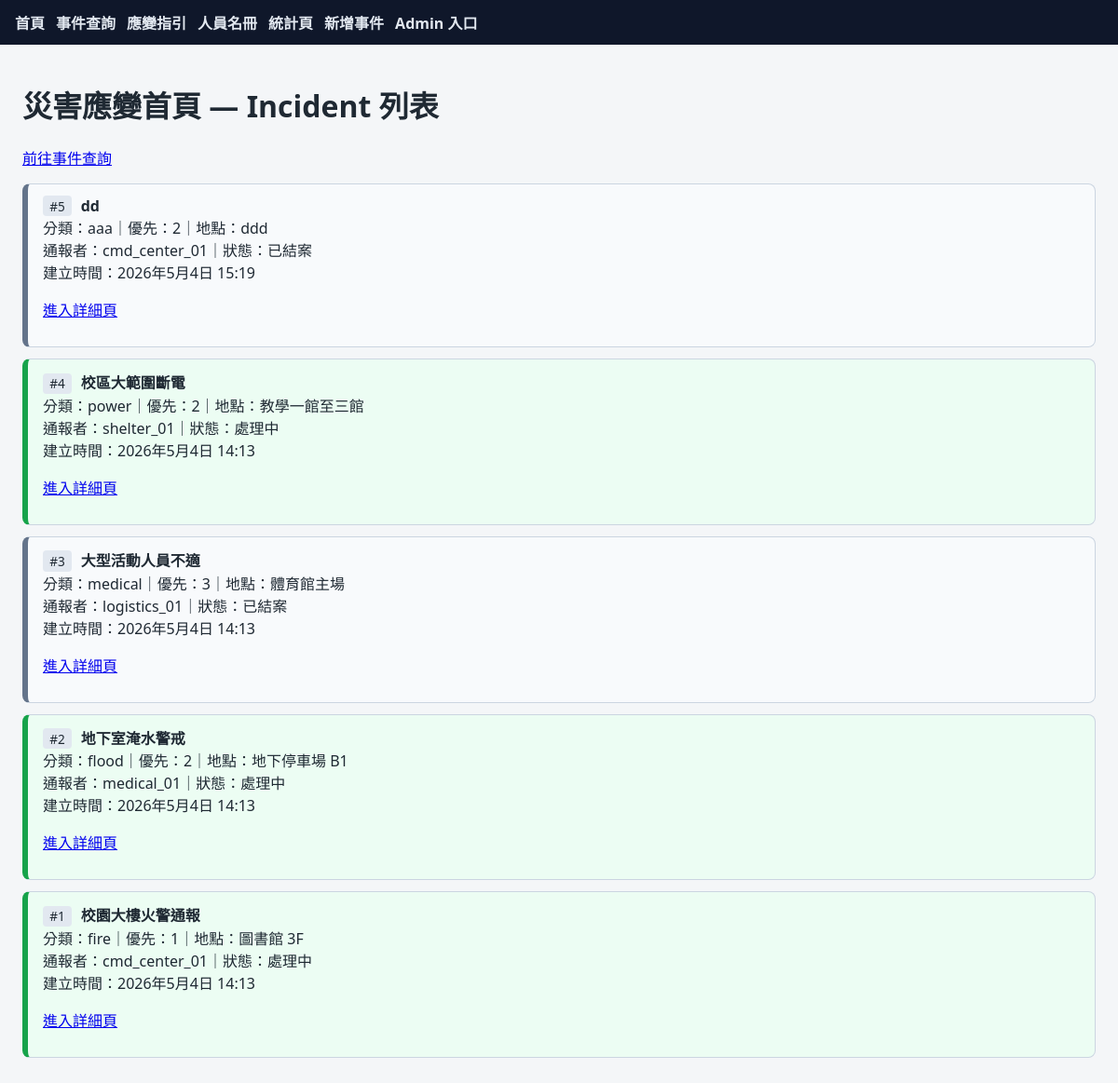
The page / on the database its author committed.
### operations/models.py (models this page shows, shortened)
class Incident(models.Model):
    title = models.CharField(max_length=200, verbose_name="事件標題")
    category = models.CharField(max_length=50, verbose_name="事件分類")
    priority = models.IntegerField(verbose_name="優先等級")
    location = models.CharField(max_length=200, verbose_name="發生地點")
    description = models.TextField(verbose_name="事件描述")
    reporter = models.ForeignKey(
        "auth.User",
        on_delete=models.CASCADE,
        related_name="reported_incidents",
        verbose_name="通報者",
    )
    is_active = models.BooleanField(default=True, verbose_name="是否仍在處理中")
    created_at = models.DateTimeField(auto_now_add=True, verbose_name="建立時間")
    class Meta:
        ordering = ["-created_at"]
    def get_absolute_url(self):
        return reverse("incident_detail", kwargs={"pk": self.pk})

### operations/views.py (the view)
# urls.py: path("", views.HomeIncidentListView.as_view(), name="home"),
class HomeIncidentListView(ListView):
    model = Incident
    template_name = "home.html"
    context_object_name = "incidents"
    queryset = Incident.objects.select_related("reporter").all()

### operations/templatetags/operations_extras.py (called while the page is built)
@register.filter
def active_label(value):
    if value is True:
        return "處理中"
    return "已結案"

@register.simple_tag
def page_heading(main, sub=None):
    if sub:
        return f"{main} — {sub}"
    return main

### templates/home.html (shortened to what this page needs)
{% extends "base.html" %}
{% load operations_extras %}
{% block content %}
<h1>{% page_heading "災害應變首頁" "Incident 列表" %}</h1>
<p><a href="{% url 'incident_search' %}">前往事件查詢</a></p>
<ul class="incident-list">
    {% for incident in incidents %}
        <li class="incident-card {% if incident.is_active %}state-active{% else %}state-closed{% endif %}">
            <div class="incident-card__head">
                <span class="badge-id">#{{ incident.pk }}</span>
                <strong>{{ incident.title }}</strong>
            </div>
            <div>分類：{{ incident.category }}｜優先：{{ incident.priority }}｜地點：{{ incident.location }}</div>
            <div>通報者：{{ incident.reporter.username }}｜狀態：{{ incident.is_active|active_label }}</div>
            <div>建立時間：{{ incident.created_at }}</div>
            <p><a href="{{ incident.get_absolute_url }}">進入詳細頁</a></p>
        </li>
    {% empty %}
        <li class="empty-hint">目前尚無事件資料，請至 Admin 或使用示範指令建立。</li>
    {% endfor %}
</ul>
{% endblock %}

### templates/base.html (shortened to what this page needs)
{% load static %}
<!DOCTYPE html>
<html lang="zh-Hant">
<head>
    <link href="{% static 'css/base.css' %}" rel="stylesheet">
</head>
<body>
<nav class="site-nav">
    <a href="{% url 'home' %}">首頁</a>
    <a href="{% url 'incident_search' %}">事件查詢</a>
    <a href="{% url 'guide' %}">應變指引</a>
    <a href="{% url 'responders' %}">人員名冊</a>
    <a href="{% url 'stats' %}">統計頁</a>
    <a href="{% url 'incident_new' %}">新增事件</a>
    <a href="/admin/">Admin 入口</a>
</nav>
<main class="site-main">
    {% block content %}{% endblock %}
</main>
</body>
</html>

### static/css/base.css (style rules this page uses)
body { font-family: "Segoe UI", "Noto Sans TC", sans-serif; margin: 0; background: #f4f6f8; color: #1f2933; }
.site-nav { display: flex; flex-wrap: wrap; gap: 0.75rem; padding: 0.75rem 1rem; background: #0f172a; }
.site-nav a { color: #e2e8f0; text-decoration: none; font-weight: 600; }
.site-main { padding: 1.25rem 1.5rem 3rem; }
.incident-list { list-style: none; padding: 0; margin: 0; display: grid; gap: 0.75rem; }
.incident-card { border: 1px solid #cbd5e1; border-radius: 8px; padding: 0.75rem 1rem; background: #fff; }
.incident-card.state-active { border-left: 6px solid #16a34a; background: #ecfdf3; }
.incident-card.state-closed { border-left: 6px solid #64748b; background: #f8fafc; }
.badge-id { display: inline-block; margin-right: 0.35rem; padding: 0.1rem 0.45rem; border-radius: 4px; background: #e2e8f0; font-size: 0.85rem; }

### rows shown on the page
Incident: pk "5", title "dd", category "aaa", priority "2", location "ddd", reporter.username "cmd_center_01", is_active|active_label "已結案", created_at "2026年5月4日 15:19"
Incident: pk "4", title "校區大範圍斷電", category "power", priority "2", location "教學一館至三館", reporter.username "shelter_01", is_active|active_label "處理中", created_at "2026年5月4日 14:13"
Incident: pk "3", title "大型活動人員不適", category "medical", priority "3", location "體育館主場", reporter.username "logistics_01", is_active|active_label "已結案", created_at "2026年5月4日 14:13"
Incident: pk "2", title "地下室淹水警戒", category "flood", priority "2", location "地下停車場 B1", reporter.username "medical_01", is_active|active_label "處理中", created_at "2026年5月4日 14:13"
Incident: pk "1", title "校園大樓火警通報", category "fire", priority "1", location "圖書館 3F", reporter.username "cmd_center_01", is_active|active_label "處理中", created_at "2026年5月4日 14:13"
